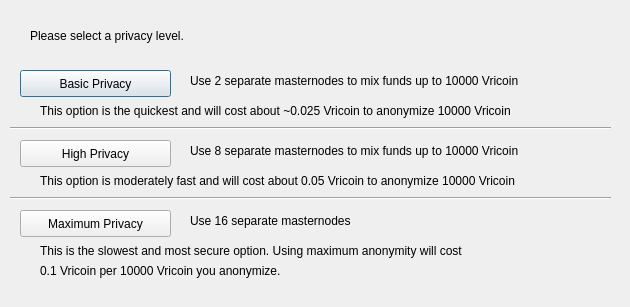
<?xml version="1.0" encoding="UTF-8"?>
<ui version="4.0">
 <class>ObfuscationConfig</class>
 <widget class="QDialog" name="ObfuscationConfig">
  <property name="geometry">
   <rect>
    <x>0</x>
    <y>0</y>
    <width>630</width>
    <height>307</height>
   </rect>
  </property>
  <property name="windowTitle">
   <string>Configure Obfuscation</string>
  </property>
  <widget class="QPushButton" name="buttonBasic">
   <property name="geometry">
    <rect>
     <x>20</x>
     <y>70</y>
     <width>151</width>
     <height>27</height>
    </rect>
   </property>
   <property name="text">
    <string>Basic Privacy</string>
   </property>
  </widget>
  <widget class="QPushButton" name="buttonHigh">
   <property name="geometry">
    <rect>
     <x>20</x>
     <y>140</y>
     <width>151</width>
     <height>27</height>
    </rect>
   </property>
   <property name="text">
    <string>High Privacy</string>
   </property>
  </widget>
  <widget class="QPushButton" name="buttonMax">
   <property name="geometry">
    <rect>
     <x>20</x>
     <y>210</y>
     <width>151</width>
     <height>27</height>
    </rect>
   </property>
   <property name="text">
    <string>Maximum Privacy</string>
   </property>
  </widget>
  <widget class="QLabel" name="label">
   <property name="geometry">
    <rect>
     <x>30</x>
     <y>20</y>
     <width>571</width>
     <height>31</height>
    </rect>
   </property>
   <property name="text">
    <string>Please select a privacy level.</string>
   </property>
  </widget>
  <widget class="QLabel" name="label_2">
   <property name="geometry">
    <rect>
     <x>190</x>
     <y>70</y>
     <width>421</width>
     <height>21</height>
    </rect>
   </property>
   <property name="text">
    <string>Use 2 separate masternodes to mix funds up to 10000 Vricoin</string>
   </property>
  </widget>
  <widget class="QLabel" name="label_3">
   <property name="geometry">
    <rect>
     <x>190</x>
     <y>140</y>
     <width>411</width>
     <height>21</height>
    </rect>
   </property>
   <property name="text">
    <string>Use 8 separate masternodes to mix funds up to 10000 Vricoin</string>
   </property>
  </widget>
  <widget class="QLabel" name="label_4">
   <property name="geometry">
    <rect>
     <x>190</x>
     <y>210</y>
     <width>421</width>
     <height>21</height>
    </rect>
   </property>
   <property name="text">
    <string>Use 16 separate masternodes</string>
   </property>
  </widget>
  <widget class="QLabel" name="label_6">
   <property name="geometry">
    <rect>
     <x>40</x>
     <y>100</y>
     <width>561</width>
     <height>21</height>
    </rect>
   </property>
   <property name="text">
    <string>This option is the quickest and will cost about ~0.025 Vricoin to anonymize 10000 Vricoin</string>
   </property>
  </widget>
  <widget class="QLabel" name="label_7">
   <property name="geometry">
    <rect>
     <x>40</x>
     <y>170</y>
     <width>561</width>
     <height>21</height>
    </rect>
   </property>
   <property name="text">
    <string>This option is moderately fast and will cost about 0.05 Vricoin to anonymize 10000 Vricoin</string>
   </property>
  </widget>
  <widget class="QLabel" name="label_8">
   <property name="geometry">
    <rect>
     <x>40</x>
     <y>240</y>
     <width>561</width>
     <height>21</height>
    </rect>
   </property>
   <property name="text">
    <string>This is the slowest and most secure option. Using maximum anonymity will cost</string>
   </property>
  </widget>
  <widget class="QLabel" name="label_9">
   <property name="geometry">
    <rect>
     <x>40</x>
     <y>260</y>
     <width>561</width>
     <height>21</height>
    </rect>
   </property>
   <property name="text">
    <string>0.1 Vricoin per 10000 Vricoin you anonymize.</string>
   </property>
  </widget>
  <widget class="Line" name="line">
   <property name="geometry">
    <rect>
     <x>10</x>
     <y>120</y>
     <width>601</width>
     <height>16</height>
    </rect>
   </property>
   <property name="orientation">
    <enum>Qt::Horizontal</enum>
   </property>
  </widget>
  <widget class="Line" name="line_2">
   <property name="geometry">
    <rect>
     <x>10</x>
     <y>190</y>
     <width>601</width>
     <height>16</height>
    </rect>
   </property>
   <property name="orientation">
    <enum>Qt::Horizontal</enum>
   </property>
  </widget>
 </widget>
 <resources/>
 <connections/>
</ui>
